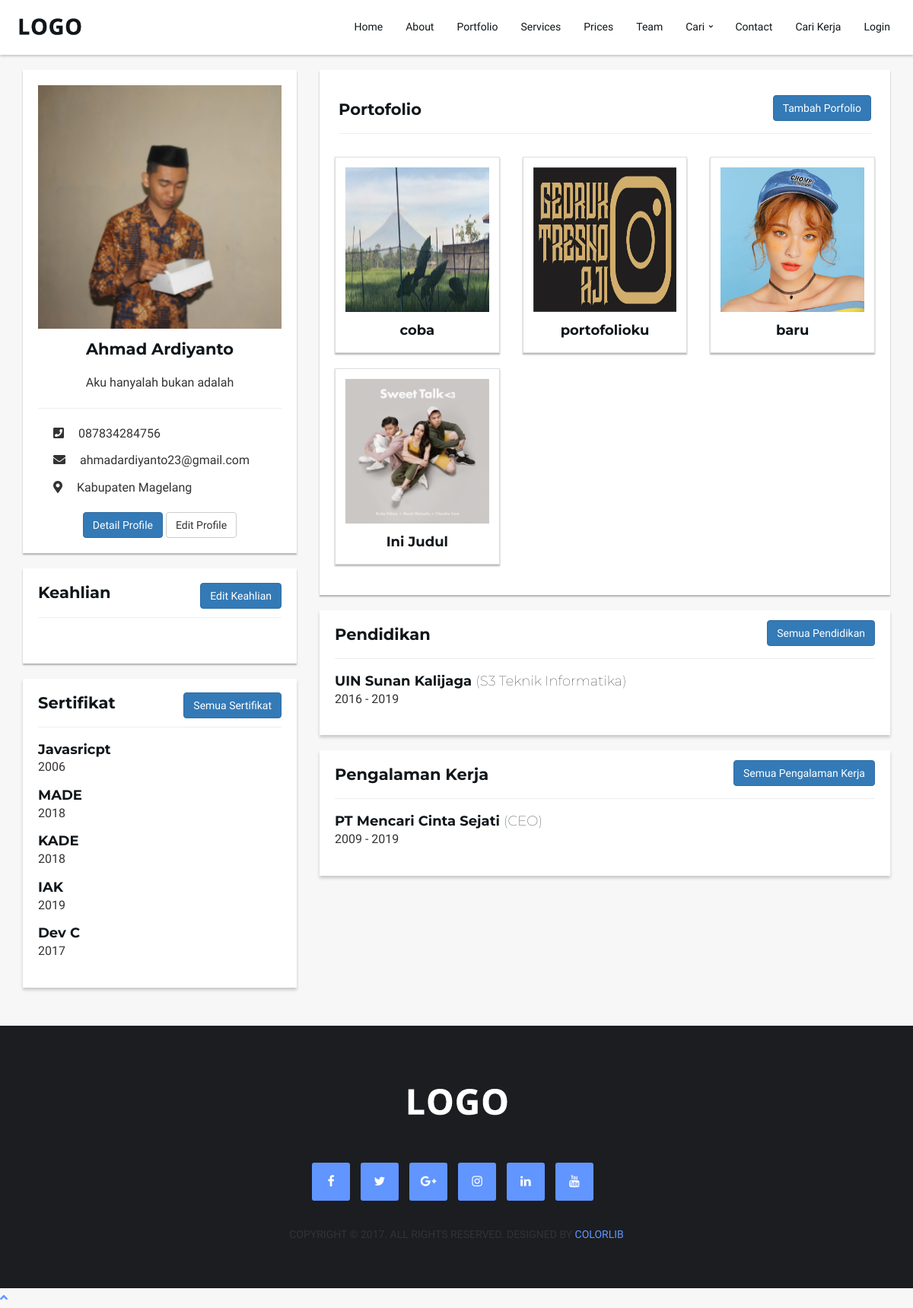
/member, run on an earlier commit of the app's database.
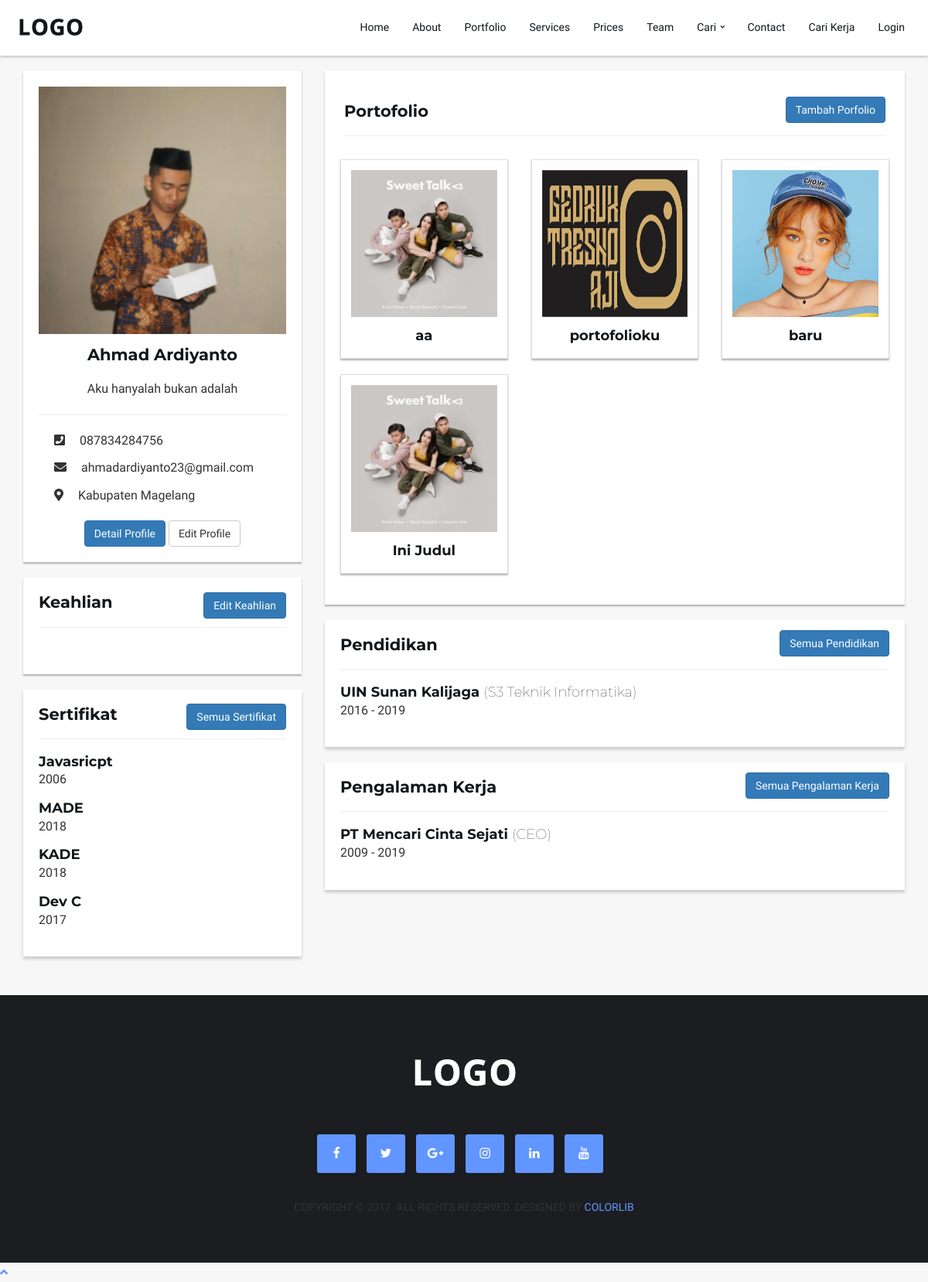
And on a later commit of the database.
### tables this page shows
CREATE TABLE `member` (
  `id_user` varchar(10) NOT NULL,
  `nama_member` varchar(30) NOT NULL,
  `gender_member` varchar(10) NOT NULL,
  `tempat_lahir` varchar(30) NOT NULL,
  `tanggal_lahir` date NOT NULL,
  `phone_member` varchar(15) NOT NULL,
  `alamat` text NOT NULL,
  `id_kel` char(10) NOT NULL,
  `id_kec` char(7) NOT NULL,
  `id_kab` char(4) NOT NULL,
  `id_prov` char(2) NOT NULL,
  `foto` varchar(255) NOT NULL,
  `deskripsi_member` text NOT NULL,
  `created_at` timestamp NOT NULL DEFAULT CURRENT_TIMESTAMP ON UPDATE CURRENT_TIMESTAMP,
  `modified_at` timestamp NULL DEFAULT CURRENT_TIMESTAMP
);

CREATE TABLE `kabupaten` (
  `id_kab` char(4) NOT NULL,
  `id_prov` char(2) NOT NULL,
  `nama_kab` varchar(255) NOT NULL
);

CREATE TABLE `sertifikat` (
  `id_sertifikat` int(10) NOT NULL,
  `id_user` varchar(10) NOT NULL,
  `nama_sertifikat` varchar(50) NOT NULL,
  `tahun` year(4) NOT NULL,
  `created_at` timestamp NOT NULL DEFAULT CURRENT_TIMESTAMP,
  `modified_at` timestamp NOT NULL DEFAULT CURRENT_TIMESTAMP
);

CREATE TABLE `portofolio` (
  `id_portofolio` varchar(13) NOT NULL,
  `id_user` varchar(10) NOT NULL,
  `judul` varchar(50) NOT NULL,
  `deskripsi` text NOT NULL,
  `foto` varchar(255) NOT NULL,
  `created_at` timestamp NOT NULL DEFAULT CURRENT_TIMESTAMP,
  `modified_at` timestamp NULL DEFAULT NULL
);

CREATE TABLE `pendidikan` (
  `id_pendidikan` int(10) NOT NULL,
  `id_user` varchar(10) NOT NULL,
  `nama_univ` varchar(100) NOT NULL,
  `gelar` varchar(5) NOT NULL,
  `prodi` varchar(50) NOT NULL,
  `tahun_mulai` year(4) NOT NULL,
  `tahun_selesai` year(4) NOT NULL,
  `created_at` timestamp NOT NULL DEFAULT CURRENT_TIMESTAMP ON UPDATE CURRENT_TIMESTAMP,
  `modified_at` timestamp NULL DEFAULT NULL
);

CREATE TABLE `pengalaman_kerja` (
  `id_pengalaman` int(10) NOT NULL,
  `id_user` varchar(10) NOT NULL,
  `nama_perusahaan` varchar(100) NOT NULL,
  `jabatan` varchar(30) NOT NULL,
  `lokasi` char(2) NOT NULL,
  `bulan_mulai` int(2) NOT NULL,
  `tahun_mulai` year(4) NOT NULL,
  `bulan_selesai` int(2) NOT NULL,
  `tahun_selesai` year(4) NOT NULL,
  `created_at` timestamp NOT NULL DEFAULT CURRENT_TIMESTAMP ON UPDATE CURRENT_TIMESTAMP,
  `modified_at` timestamp NULL DEFAULT NULL
);

### application/controllers/Member.php (called while the page is built, shortened)
<?php
class Member extends CI_Controller
{
    public function __construct()
    {
        $this->load->model('Member_model');
        $this->load->model('Portofolio_model');
    }
    public function index($id_user = '1')
    {
        $data['title'] = 'Bio Project';
        $data['member'] = $this->Member_model->getMember('id_user', $id_user);
        $data['portofolio'] = $this->Portofolio_model->getAllPortofolio('id_user', $id_user);
        $data['sertifikat'] = $this->Member_model->getAllDataWhere('sertifikat', 'id_user', $id_user);
        $data['pendidikan'] = $this->Member_model->getAllDataWhere('pendidikan', 'id_user', $id_user);
        $data['pengalaman_kerja'] = $this->Member_model->getAllDataWhere('pengalaman_kerja', 'id_user', $id_user);
        $this->load->view('partials/user/header', $data);
        $this->load->view('member/index', $data);
        $this->load->view('partials/user/footer');
    }
}

### index.php (called while the page is built, shortened)
<?php
require_once BASEPATH.'core/CodeIgniter.php';

### application/models/Member_model.php (called while the page is built, shortened)
<?php
class Member_model extends CI_Model
{
    public function getAllDataWhere($table, $key, $value)
    {
        $this->db->where($key, $value);
        $query = $this->db->get($table);
        return $query->result_array();
    }
    public function getMember($key, $value)
    {
        $this->db->where([$key => $value]);
        $this->db->join('kecamatan', 'kecamatan.id_kec = member.id_kec');
        $this->db->join('kabupaten', 'kabupaten.id_kab = member.id_kab');
        $this->db->join('provinsi', 'provinsi.id_prov = member.id_prov');
        $this->db->from('member');
        $query = $this->db->get();
        return $query->row_array();
    }
}

### application/models/Portofolio_model.php (called while the page is built, shortened)
<?php
class Portofolio_model extends CI_Model
{
    public function getAllPortofolio($key, $value)
    {
        $this->db->order_by('created_at', 'DESC');
        $query = $this->db->get_where('portofolio', [$key => $value]);
        return $query->result_array();
    }
}

### application/views/member/index.php (the view, shortened to what the rows shown need)
<section id="profile">
    <div class="container">
        <div class="row">
            <div class="col-md-4 col-xs-12">
                <div class="bio" style="margin-bottom:20px">
                    <img class="img-responsive img-profile"
                        src="<?=base_url();?>assets/images/profile/<?= $member['foto']; ?>">
                    <div class="member-bio text-center">
                        <h3>
                            <?= $member['nama_member']?>
                        </h3>
                        <p>
                            <?= $member['deskripsi_member']?>
                        </p>
                    </div>
                    <hr>
                    <div class="contact-member">
                        <p><i class="fas fa-phone-square"></i> <?= $member['phone_member']?></p>
                        <p><i class="fas fa-envelope"></i> ahmadardiyanto23@gmail.com</p>
                        <p><i class="fas fa-map-marker-alt"></i> <?=$member['nama_kab']?></p>
                    </div>
                    <div class="text-center">
                        <a class="btn btn-primary" href="<?=base_url()?>detail-profile">
                        </a>
                        <a class="btn btn-default" href="<?=base_url()?>update-profile">
                        </a>
                    </div>
                </div>
                <div id="sertifikat">
                    <div class="content">
                        <?php if (!empty($sertifikat)) :?>
                        <?php foreach ($sertifikat as $s) : ?>
                        <div class="list-sertifikat" style="margin-bottom:15px">
                            <h4 style="margin-bottom:0px"><?= $s['nama_sertifikat']?></h4>
                            <p><?= $s['tahun']?></p>
                        </div>
                        <?php endforeach;?>
                        <?php else : ?>
                        <p>Not Found !</p>
                        <?php endif;?>
                    </div>
                </div>
            </div>
            <div class="col-md-8 col-xs-12">
                <div id="portofolio">
                    <div class="row text-center">
                        <?php if (!empty($portofolio)) :?>
                        <?php foreach ($portofolio as $p) : ?>
                        <a href="<?=base_url()?>detail-portofolio/<?=$p['id_portofolio']?>">
                            <div class="col-md-4 col-xs-6">
                                <div class="thumbnail">
                                    <div class="caption text-center">
                                        <img class="img-responsive img-portofolio"
                                            src="<?= base_url();?>assets/images/profile/<?= $p['foto'];?>"
                                            style="height:190px;" />
                                        <h4 id="thumbnail-label"><?= $p['judul'];?>
                                        </h4>
                                    </div>
                                </div>
                            </div>
                        </a>
                        <?php endforeach;?>
                        <?php else : ?>
                        <p>Not Found !</p>
                        <?php endif;?>
                    </div>
                </div>
                <div id="pendidikan">
                    <div class="content">
                        <?php if (!empty($pendidikan)) :?>
                        <?php foreach ($pendidikan as $p) : ?>
                        <div class="list-pendidikan" style="margin-bottom:15px">
                            <h4 style="margin-bottom:0px"> <?= $p['nama_univ']?> <span
                                    style="font-weight:10">(<?= $p['gelar']?> <?= $p['prodi']?>)</span>
                            </h4>
                            <p> <?= $p['tahun_mulai']?> - <?= $p['tahun_selesai']?> </p>
                        </div>
                        <?php endforeach;?>
                        <?php else : ?>
                        <p>Not Found !</p>
                        <?php endif;?>
                    </div>
                </div>
                <div id="pengalaman-kerja">
                    <div class="content">
                        <?php if (!empty($pengalaman_kerja)) :?>
                        <?php foreach ($pengalaman_kerja as $p) : ?>
                        <div class="list-pengalaman-kerja" style="margin-bottom:15px">
                            <h4 style="margin-bottom:0px"> <?=$p['nama_perusahaan']?> <span
                                    style="  font-weight:10">(<?=$p['jabatan']?>)</span>
                            </h4>
                            <p> <?=$p['tahun_mulai']?> - <?=$p['tahun_selesai']?> </p>
                        </div>
                        <?php endforeach;?>
                        <?php else : ?>
                        <p>Not Found !</p>
                        <?php endif;?>
                    </div>
                </div>
            </div>
        </div>
</section>

What changed in the data, as far as the page shows it:
removed sertifikat: nama_sertifikat "IAK", tahun "2019"
removed portofolio: foto (picture), judul "coba"
added portofolio: foto (picture), judul "aa"
